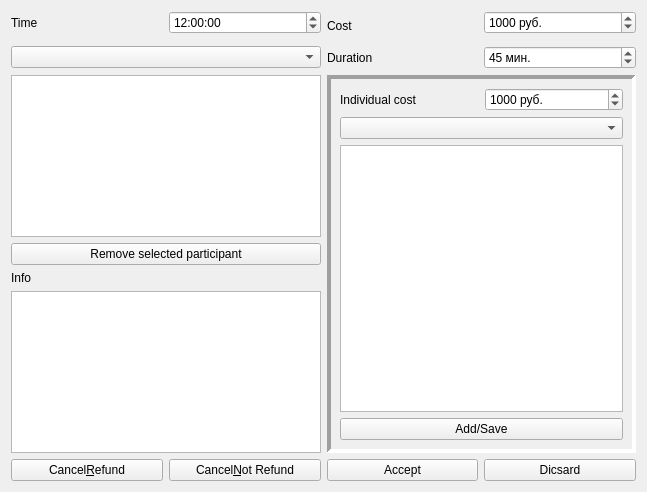
<?xml version="1.0" encoding="UTF-8"?>
<ui version="4.0">
 <class>LessonEditPopup</class>
 <widget class="QWidget" name="LessonEditPopup">
  <property name="geometry">
   <rect>
    <x>0</x>
    <y>0</y>
    <width>647</width>
    <height>492</height>
   </rect>
  </property>
  <property name="windowTitle">
   <string>Form</string>
  </property>
  <layout class="QGridLayout" name="gridLayout">
   <item row="4" column="2" rowspan="4" colspan="2">
    <widget class="QFrame" name="fr_newParti">
     <property name="frameShape">
      <enum>QFrame::Panel</enum>
     </property>
     <property name="frameShadow">
      <enum>QFrame::Sunken</enum>
     </property>
     <property name="lineWidth">
      <number>4</number>
     </property>
     <layout class="QGridLayout" name="gridLayout_2">
      <item row="0" column="0">
       <widget class="QLabel" name="label_5">
        <property name="text">
         <string>Individual cost</string>
        </property>
       </widget>
      </item>
      <item row="1" column="0" colspan="2">
       <widget class="QComboBox" name="cb_partiOutcome">
        <property name="placeholderText">
         <string>Outcome</string>
        </property>
       </widget>
      </item>
      <item row="0" column="1">
       <widget class="QSpinBox" name="sb_partiCost">
        <property name="suffix">
         <string> руб.</string>
        </property>
        <property name="maximum">
         <number>999999</number>
        </property>
        <property name="singleStep">
         <number>50</number>
        </property>
        <property name="value">
         <number>1000</number>
        </property>
       </widget>
      </item>
      <item row="3" column="0" colspan="2">
       <widget class="QPushButton" name="pb_addParti">
        <property name="text">
         <string>Add/Save</string>
        </property>
       </widget>
      </item>
      <item row="2" column="0" colspan="2">
       <widget class="QListWidget" name="lw_students">
        <property name="editTriggers">
         <set>QAbstractItemView::NoEditTriggers</set>
        </property>
        <property name="dragDropMode">
         <enum>QAbstractItemView::DragDrop</enum>
        </property>
        <property name="defaultDropAction">
         <enum>Qt::MoveAction</enum>
        </property>
        <property name="selectionMode">
         <enum>QAbstractItemView::MultiSelection</enum>
        </property>
        <property name="wordWrap">
         <bool>true</bool>
        </property>
        <property name="selectionRectVisible">
         <bool>true</bool>
        </property>
       </widget>
      </item>
     </layout>
    </widget>
   </item>
   <item row="8" column="1">
    <widget class="QPushButton" name="pb_cancelNotRefund">
     <property name="text">
      <string>Cancel&amp;Not Refund</string>
     </property>
    </widget>
   </item>
   <item row="6" column="0">
    <widget class="QLabel" name="label_4">
     <property name="text">
      <string>Info</string>
     </property>
    </widget>
   </item>
   <item row="8" column="2">
    <widget class="QPushButton" name="pb_accept">
     <property name="text">
      <string>Accept</string>
     </property>
    </widget>
   </item>
   <item row="4" column="0" colspan="2">
    <widget class="PartiList" name="lw_parti">
     <property name="editTriggers">
      <set>QAbstractItemView::NoEditTriggers</set>
     </property>
     <property name="dragDropMode">
      <enum>QAbstractItemView::DropOnly</enum>
     </property>
    </widget>
   </item>
   <item row="0" column="0">
    <widget class="QLabel" name="label_3">
     <property name="text">
      <string>Time</string>
     </property>
    </widget>
   </item>
   <item row="0" column="1">
    <widget class="QTimeEdit" name="te_time">
     <property name="time">
      <time>
       <hour>12</hour>
       <minute>0</minute>
       <second>0</second>
      </time>
     </property>
    </widget>
   </item>
   <item row="7" column="0" colspan="2">
    <widget class="QPlainTextEdit" name="pte_additionalInfo"/>
   </item>
   <item row="8" column="3">
    <widget class="QPushButton" name="pb_discard">
     <property name="text">
      <string>Dicsard</string>
     </property>
    </widget>
   </item>
   <item row="0" column="3">
    <widget class="QSpinBox" name="sb_cost">
     <property name="suffix">
      <string> руб.</string>
     </property>
     <property name="maximum">
      <number>999999</number>
     </property>
     <property name="singleStep">
      <number>50</number>
     </property>
     <property name="value">
      <number>1000</number>
     </property>
    </widget>
   </item>
   <item row="3" column="2">
    <widget class="QLabel" name="label_2">
     <property name="text">
      <string>Duration</string>
     </property>
    </widget>
   </item>
   <item row="3" column="3">
    <widget class="QSpinBox" name="sb_duration">
     <property name="suffix">
      <string> мин.</string>
     </property>
     <property name="maximum">
      <number>99999</number>
     </property>
     <property name="singleStep">
      <number>5</number>
     </property>
     <property name="value">
      <number>45</number>
     </property>
    </widget>
   </item>
   <item row="8" column="0">
    <widget class="QPushButton" name="pb_cancelRefund">
     <property name="text">
      <string>Cancel&amp;Refund</string>
     </property>
    </widget>
   </item>
   <item row="3" column="0" colspan="2">
    <widget class="QComboBox" name="cb_type">
     <property name="placeholderText">
      <string>Type</string>
     </property>
    </widget>
   </item>
   <item row="0" column="2" rowspan="2">
    <widget class="QLabel" name="label">
     <property name="text">
      <string>Cost</string>
     </property>
    </widget>
   </item>
   <item row="5" column="0" colspan="2">
    <widget class="QPushButton" name="pb_removeSelectedParti">
     <property name="text">
      <string>Remove selected participant</string>
     </property>
    </widget>
   </item>
  </layout>
 </widget>
 <customwidgets>
  <customwidget>
   <class>PartiList</class>
   <extends>QListWidget</extends>
   <header>partilist.h</header>
  </customwidget>
 </customwidgets>
 <resources/>
 <connections/>
</ui>
